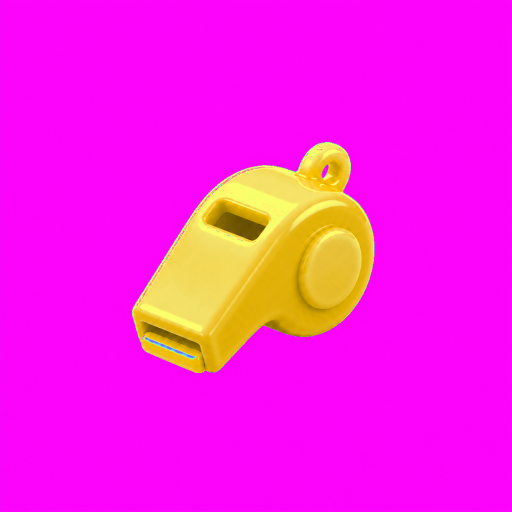
#> input picture assets/today-route-bar-whistle-source.png, 1024 x 1024 px (shown at 1/2 size)
$ python build-today-route-bar-icons.py
#> lines starting #> are read from the running program, lines starting #| are printed output that depends on the picture; after the words box and inside, x2 and y2 are one past the last pixel; in counts of white or black regions, pixels touching at a corner belong together
### scripts/guide_asset_utils.py
"""Shared helpers for guide mascot / gesture icon builds."""

import subprocess
import sys
from pathlib import Path

from PIL import Image

CHROMA_KEY_SCRIPT = Path.home() / ".codex/skills/.system/imagegen/scripts/remove_chroma_key.py"
SCALE_FACTOR = 0.86


def content_bbox(image):
    alpha = image.getchannel("A")
    visible = alpha.point(lambda value: 255 if value > 16 else 0)
    return visible.getbbox()


def fit_asset(image, width, height, padding):
    box = content_bbox(image)
    if box is None:
        raise ValueError("source image has no visible content")

    content = image.crop(box)
    inner_w = width - padding * 2
    inner_h = height - padding * 2
    scale = min(inner_w / content.width, inner_h / content.height) * SCALE_FACTOR
    target_w = max(1, round(content.width * scale))
    target_h = max(1, round(content.height * scale))
    content = content.resize((target_w, target_h), Image.Resampling.LANCZOS)

    canvas = Image.new("RGBA", (width, height), (0, 0, 0, 0))
    x = (width - target_w) // 2
    y = (height - target_h) // 2
    canvas.alpha_composite(content, (x, y))
    return canvas


def remove_chroma(source_path, work_dir):
    keyed_path = work_dir / f"{source_path.stem}-keyed.png"
    if CHROMA_KEY_SCRIPT.exists():
        subprocess.run(
            [
                sys.executable,
                str(CHROMA_KEY_SCRIPT),
                "--input",
                str(source_path),
                "--out",
                str(keyed_path),
                "--key-color",
                "#ff00ff",
                "--tolerance",
                "40",
                "--soft-matte",
                "--transparent-threshold",
                "10",
                "--opaque-threshold",
                "84",
                "--edge-contract",
                "1",
                "--edge-feather",
                "0.6",
                "--despill",
                "--force",
            ],
            check=True,
        )
        return Image.open(keyed_path).convert("RGBA")

    image = Image.open(source_path).convert("RGBA")
    pixels = image.load()
    for y in range(image.height):
        for x in range(image.width):
            r, g, b, a = pixels[x, y]
            if r > 200 and g < 80 and b > 200:
                pixels[x, y] = (r, g, b, 0)
    return image

### scripts/build-today-route-bar-icons.py
#!/usr/bin/env python3
"""Build today-route progress bar whistle and finish-flag icons."""

from pathlib import Path

from guide_asset_utils import fit_asset, remove_chroma

PROJECT_ROOT = Path(__file__).resolve().parent.parent
ASSETS_DIR = PROJECT_ROOT / "assets"
HOME_DIR = PROJECT_ROOT / "images" / "home"

ICON_SIZE = 64
PADDING = 8

BUILD_TARGETS = (
    ("today-route-bar-whistle-source.png", "icon-today-route-bar-whistle-jelly.png"),
    ("today-route-bar-flag-source.png", "icon-today-route-bar-flag-jelly.png"),
)


def main():
    work_dir = HOME_DIR / ".build"
    work_dir.mkdir(parents=True, exist_ok=True)
    HOME_DIR.mkdir(parents=True, exist_ok=True)

    for source_name, output_name in BUILD_TARGETS:
        source_path = ASSETS_DIR / source_name
        if not source_path.exists():
            raise FileNotFoundError(f"missing source asset: {source_path}")

        image = remove_chroma(source_path, work_dir)
#> in remove_chroma, image is the input picture: PIL image 1024x1024 RGBA; mean R, G, B, A 248.4, 29.3, 223.6, 255
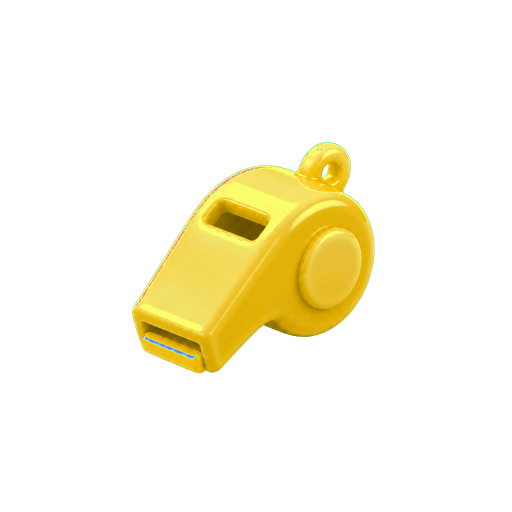
#> image: PIL image 1024x1024 RGBA (shown at 1/2 size); mean R, G, B, A 248.4, 29.3, 223.6, 34.3; transparent parts drawn white
        icon = fit_asset(image, ICON_SIZE, ICON_SIZE, PADDING)
#> in content_bbox, `alpha = image.getchannel("A")`:
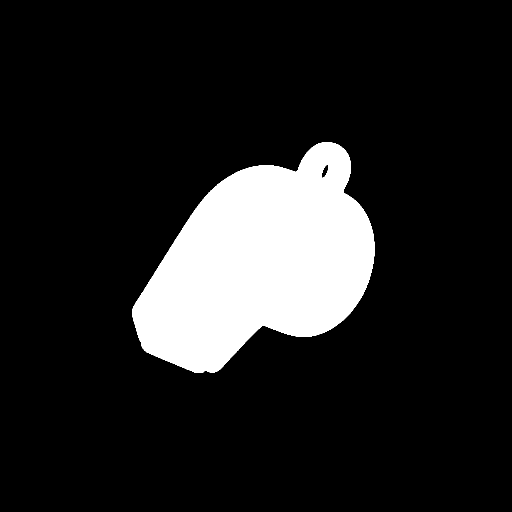
#> alpha: PIL image 1024x1024 L (shown at 1/2 size); 13.4% white; 1 white region, box (x1, y1, x2, y2) and area: (264, 284, 749, 746) 141024
#> in fit_asset, `box = content_bbox(image)`: box = (264, 284, 749, 746)
#> in fit_asset, `content = image.crop(box)`:
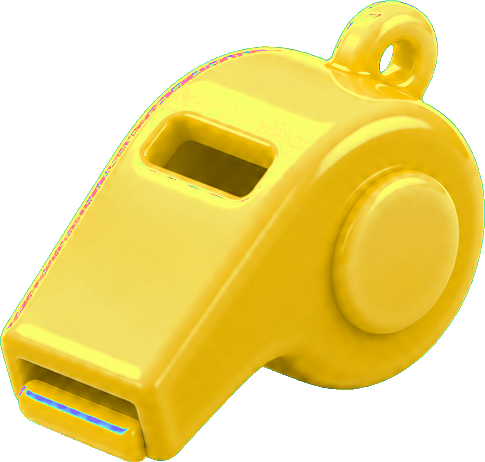
#> content: PIL image 485x462 RGBA; mean R, G, B, A 236.9, 125.3, 126.5, 160.5; transparent parts drawn white
#> in fit_asset, `content = content.resize((target_w, target_h), Image.Resampling.LANCZOS)`:
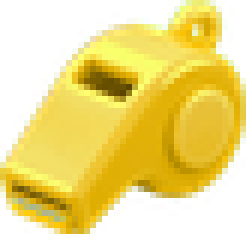
#> content: PIL image 41x39 RGBA (shown 6 times larger); mean R, G, B, A 164.9, 144.8, 43.7, 160.5; transparent parts drawn white
#> in fit_asset, `canvas = Image.new("RGBA", (width, height), (0, 0, 0, 0))`: canvas: PIL image 64x64 RGBA; every value is 0
#> in fit_asset, `canvas.alpha_composite(content, (x, y))`:
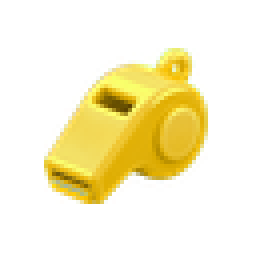
#> canvas: PIL image 64x64 RGBA (shown 4 times larger); mean R, G, B, A 64.4, 56.5, 17.1, 62.7; transparent parts drawn white
        out_path = HOME_DIR / output_name
        icon.save(out_path, optimize=True)
        print(f"built {out_path}")


if __name__ == "__main__":
#> (the run stopped early here; a loop or call above may not have finished)
